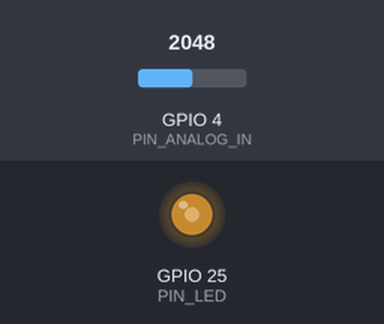
A sketch run on a simulated ESP32. On the bench: output pins drawn as LEDs (lit = HIGH). Inputs (shaded band) come from the test bench; at power-on: GPIO 4 (PIN_ANALOG_IN) = 2048.

Above: at 1.2 s.
1.3 s: GPIO 4 (PIN_ANALOG_IN) set to 2866
At 2.0 s:
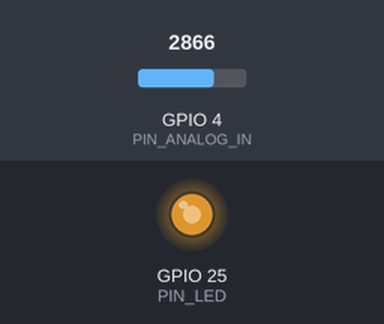
2.8 s: GPIO 4 (PIN_ANALOG_IN) set to 3603
At 3.1 s:
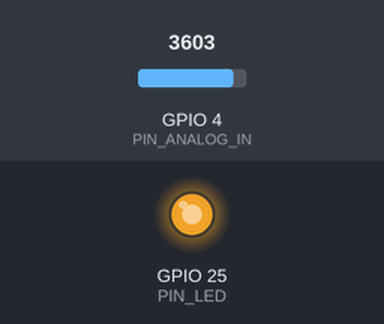
4.3 s: GPIO 4 (PIN_ANALOG_IN) set to 491
At 5.5 s:
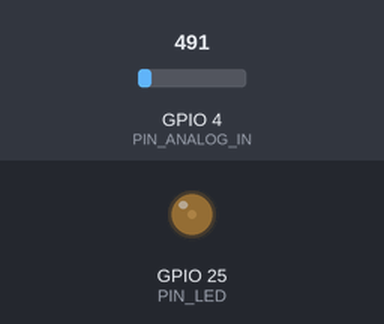
5.8 s: GPIO 4 (PIN_ANALOG_IN) set to 0
At 6.3 s:
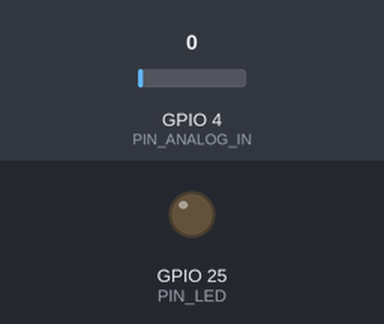
Timing chart, 0 to 8.3 s (numbered marks = the images above; inputs shaded):
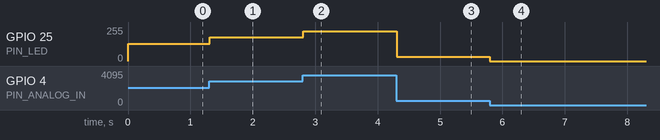

Measured:
- after the input at 1.3 s, GPIO 25 (PIN_LED): 128/255 → 178/255 at once
- after the input at 2.8 s, GPIO 25 (PIN_LED): 178/255 → 224/255 at once
- after the input at 4.3 s, GPIO 25 (PIN_LED): 224/255 → 31/255 at once
- after the input at 5.8 s, GPIO 25 (PIN_LED): 31/255 → 0/255 at once

The sketch:

Sketch_11.1_SoftLight.ino
```cpp
/**********************************************************************
  Filename    : SoftLight
  Description : Controlling the brightness of LED by potentiometer.
  Auther      : www.freenove.com
  Modification: 2020/07/11
**********************************************************************/
#define PIN_ANALOG_IN   4
#define PIN_LED         25
#define CHAN            0
void setup() {
  ledcSetup(CHAN, 1000, 12);
  ledcAttachPin(PIN_LED, CHAN);
}

void loop() {
  int adcVal = analogRead(PIN_ANALOG_IN); //read adc
  int pwmVal = adcVal;        // adcVal re-map to pwmVal
  ledcWrite(CHAN, pwmVal);    // set the pulse width.
  delay(10);
}
```
